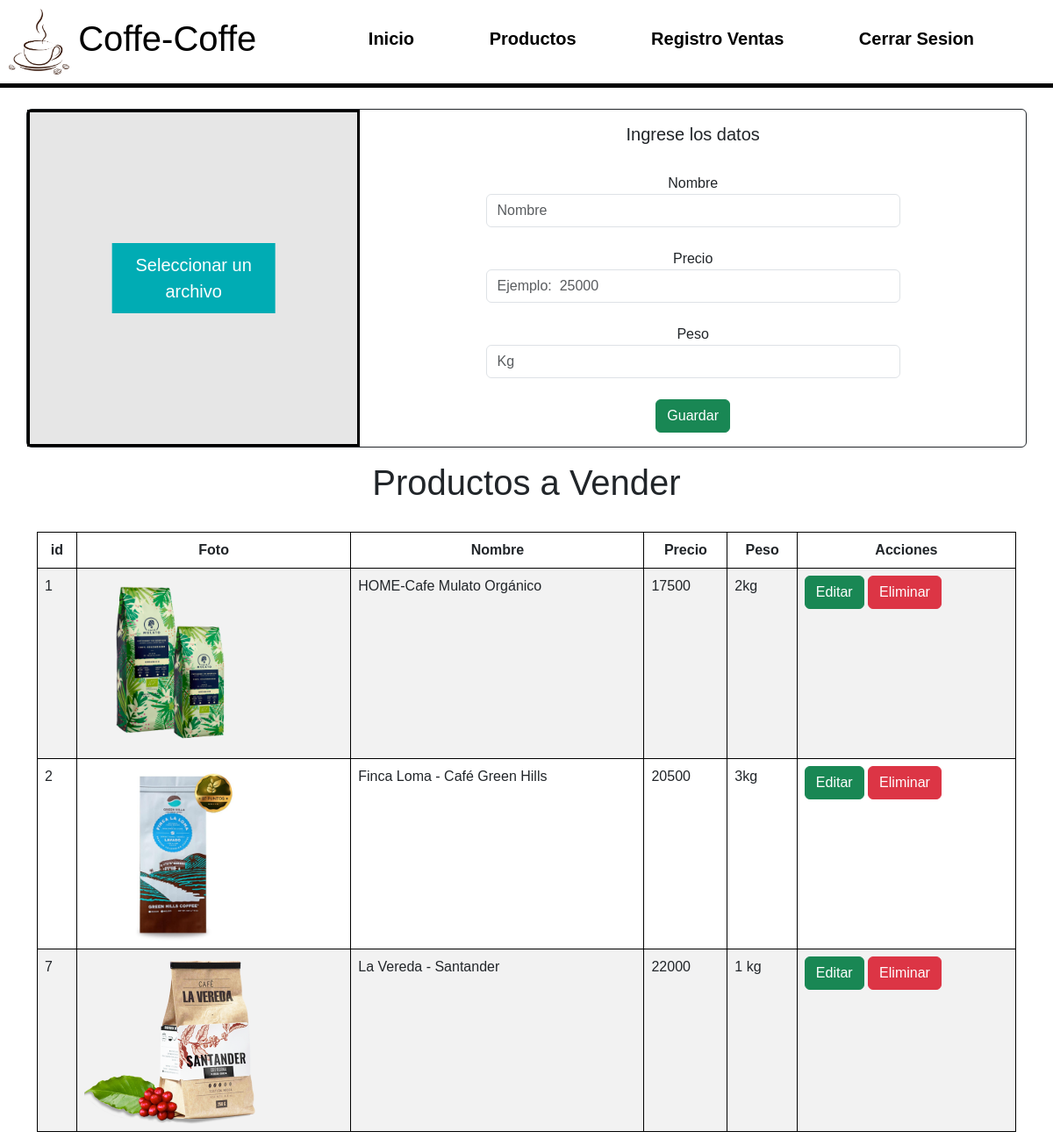
Page /vista/producto.php (signed in) on the committed database.
### tables this page shows
CREATE TABLE `cafe` (
  `Id` bigint(20) NOT NULL,
  `foto` varchar(100) NOT NULL,
  `nombre` varchar(45) NOT NULL,
  `precio` int(5) NOT NULL,
  `peso` varchar(4) NOT NULL
);

### vista/producto.php (the view, shortened to what this page needs)
<?php
$objeto = new Conexion();
$conexion = $objeto->Conectar();
$consulta = "SELECT * FROM cafe";
$resultado = $conexion->prepare($consulta);
$resultado->execute();
$usuarios = $resultado->fetchAll(PDO::FETCH_ASSOC);
?>
<!DOCTYPE html>
<html lang="en">
<head>
    <link href="https://cdn.jsdelivr.net/npm/bootstrap@5.3.0-alpha1/dist/css/bootstrap.min.css" rel="stylesheet">
    <link rel="stylesheet" href="../styles/StyleProducto.css">
</head>
<body>
    <header>
        <a href="Index.php" class="logo">
            <img src="../img/logo.png" alt="Logo de la compañia">
            <h1 class="nombreE">Coffe-Coffe</h1>
        </a>
        <nav class="navar_a">
            <h5>
            <a href="../Index.php">Inicio</a>
            <a href="../vista/producto.php">Productos</a>
            <a href="../vista/registroventas.php">Registro Ventas</a>
            <a href="../controlador/logaut.php">Cerrar Sesion</a>
            </h5>
        </nav>
  </header>
  <body>
  <center>
    <br>
    <form action="" method="POST" enctype="multipart/form-data">
    <div class="card border-dark mb-3" style="max-width: 1140px;">
         <div class="row g-0">
            <div class="col-md-4">
                <div class="content_uploader">
                    <div class="box">
                        <p class="select_bottom">Seleccionar un archivo</p>
            </div>
        </div>
    </div>
    <div class="col-md-8">
      <div class="card-body">
        <h5 class="card-title">Ingrese los datos</h5><br>
        <div class="contenedor">
            <center>
                <label>Nombre</label>
                <input type="text" name="nombre" class="form-control" style="width: 65%" placeholder="Nombre" ><br>
                <label>Precio</label>
                <input type="number" name="precio" class="form-control" style="width: 65%" placeholder="Ejemplo:  25000" ><br>
                <label>Peso</label>
                <input type="number" name="peso" class="form-control" placeholder="Kg" style="width: 65%" ><br>
                <input type="submit" name="btn_guardar" class="btn btn-success" value="Guardar" >
                 </div>
                </div>
            </div>
        </div>
    </form>
  </center>
  <h1 class="text-center">Productos a Vender</h1><br>
	<div class="container">
	<div class="row">
		<div class="col-lg-12">
		<table id="tablaUsuarios" class="table table-white table-borderless table-striped table-bordered border-black" style="width: 100%">
			<thead class="text-center">
			<th>id</th>
			<th>Foto</th>
			<th>Nombre</th>
			<th>Precio</th>
			<th>Peso</th>
			<th>Acciones</th>
			</thead>
			<tbody>
			<?php
			foreach($usuarios as $filtro){
			?>
			<tr>
				<td><?php echo $filtro['Id']?></td>
				<td><?php echo "<img src='../vista/uploads/" . $filtro['foto'] . "' width='200'>";?></td>
				<td><?php echo $filtro['nombre']?></td>
				<td><?php echo $filtro['precio']?></td>
				<td><?php echo $filtro['peso']?></td>
				<td><button type="button" class="btn btn-success editbtn" data-bs-toggle="modal" data-bs-target="#editar">Editar</button>
					<button type="button" class="btn btn-danger deletebtn" data-bs-toggle="modal" data-bs-target="#eliminar">Eliminar</button></td>
				</tr>
				<?php
			}
				?>
			</tbody>
			</table>
		   </div>
  </body>
  </html>

### styles/StyleProducto.css (style rules this page uses)
body { margin: 0; font-family: sans-serif; }
a { text-decoration: none; color: black; }
header { display: flex; min-height: 70px; justify-content: space-between; background-color: white; align-items: center; padding: 10px; border-bottom: 5px solid black; }
.logo { display: flex; align-items: center; }
.logo img { height: 75px; margin-right: 10px; }
nav a { font-weight: 750; padding-right: 80px; }
.content_uploader { position: relative; border: 3px solid black; height: 100%; width: 100%; overflow: hidden; margin: 0 auto; }
.box { background: #E6E6E6; background-position: center center; background-size: cover; background-repeat: no-repeat; color: #000; padding: 20px; height: 100%; position: relative; }
p { position: absolute; top: 50%; left: 50%; transform: translate(-50%, -50%); -webkit-transform: translate(-50%, -50%); -ms-transform: translate(-50%, -50%); font-size: 20px; margin-bottom: 0px; margin-top: 0; text-align: center; cursor:pointer; background-color: #00ACB4; padding: 10px; color: #fff }

### rows in the picture
cafe: Id "1", foto (picture), nombre "HOME-Cafe Mulato Orgánico", precio "17500", peso "2kg"
cafe: Id "2", foto (picture), nombre "Finca Loma - Café Green Hills", precio "20500", peso "3kg"
cafe: Id "7", foto (picture), nombre "La Vereda - Santander", precio "22000", peso "1 kg"
